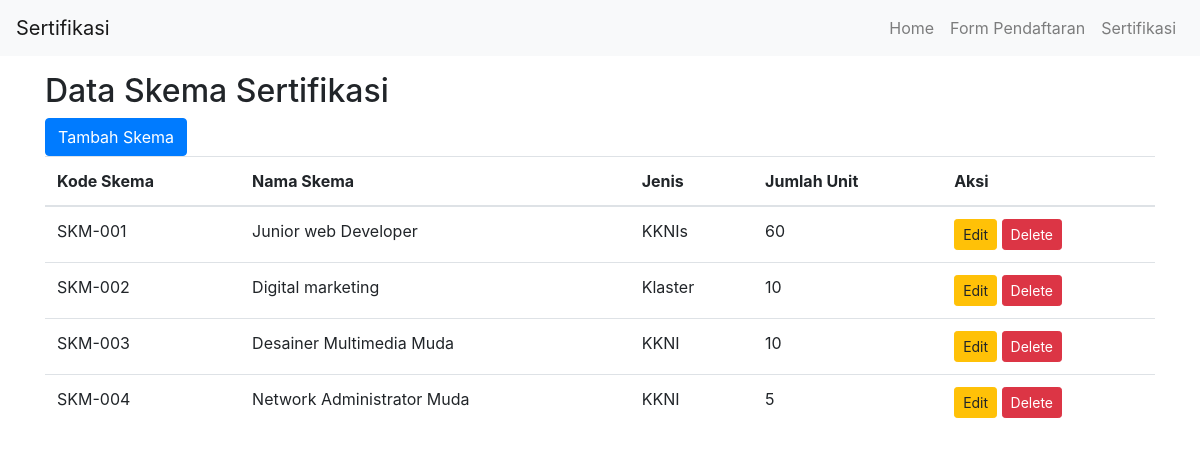
Screenshot of /sertifikasi.php with the database file from the repository.
### tables this page shows
CREATE TABLE `skema` (
  `Kd_skema` varchar(10) NOT NULL,
  `Nm_skema` varchar(255) NOT NULL,
  `jenis` varchar(50) NOT NULL,
  `Jml_unit` int(11) DEFAULT NULL
);

### sertifikasi.php (the view, shortened to what this page needs)
<?php
$servername = "localhost";
$username = "root";
$password = "";
$dbname = "sertifikasi_db";
$conn = new mysqli($servername, $username, $password, $dbname);
?>
<!DOCTYPE html>
<html lang="en">
<head>
    <link rel="stylesheet" href="https://stackpath.bootstrapcdn.com/bootstrap/4.5.2/css/bootstrap.min.css">
</head>
<body>
    <?php include 'navbar.php'; ?>
    <div class="container mt-3">
        <h2>Data Skema Sertifikasi</h2>
        <button type="button" class="btn btn-primary" data-toggle="modal" data-target="#addSkemaModal">
            Tambah Skema
        </button>
        <?php
            $sql = "SELECT * FROM skema";
            $result = $conn->query($sql);
            if ($result->num_rows > 0) {
                echo "<table class='table'>
                        <thead>
                            <tr>
                                <th>Kode Skema</th>
                                <th>Nama Skema</th>
                                <th>Jenis</th>
                                <th>Jumlah Unit</th>
                                <th>Aksi</th>
                            </tr>
                        </thead>
                        <tbody>";
                while($row = $result->fetch_assoc()) {
                    echo "<tr>
                            <td>{$row['Kd_skema']}</td>
                            <td>{$row['Nm_skema']}</td>
                            <td>{$row['jenis']}</td>
                            <td>{$row['Jml_unit']}</td>
                            <td>
                                <a href='#' class='btn btn-warning btn-sm' data-toggle='modal' data-target='#editModal{$row['Kd_skema']}'>Edit</a>
                                <a href='process_skema.php?delete={$row['Kd_skema']}' class='btn btn-danger btn-sm'>Delete</a>
                            </td>
                        </tr>";
                }
                echo "</tbody></table>";
            } else {
                echo "0 results";
            }
        ?>
    </body>
    </html>

### navbar.php
<nav class="navbar navbar-expand-lg navbar-light bg-light">
    <a class="navbar-brand" href="#">Sertifikasi</a>
    <ul class="navbar-nav ml-auto">
        <li class="nav-item">
            <a class="nav-link" href="home.php">Home</a>
        </li>
        <li class="nav-item">
            <a class="nav-link" href="form_pendaftaran.php">Form Pendaftaran</a>
        </li>
        <li class="nav-item">
            <a class="nav-link" href="sertifikasi.php">Sertifikasi</a>
        </li>
    </ul>
</nav>

### rows the page displays
skema: Kd_skema "SKM-001", Nm_skema "Junior web Developer", jenis "KKNIs", Jml_unit "60"
skema: Kd_skema "SKM-002", Nm_skema "Digital marketing", jenis "Klaster", Jml_unit "10"
skema: Kd_skema "SKM-003", Nm_skema "Desainer Multimedia Muda", jenis "KKNI", Jml_unit "10"
skema: Kd_skema "SKM-004", Nm_skema "Network Administrator Muda", jenis "KKNI", Jml_unit "5"
